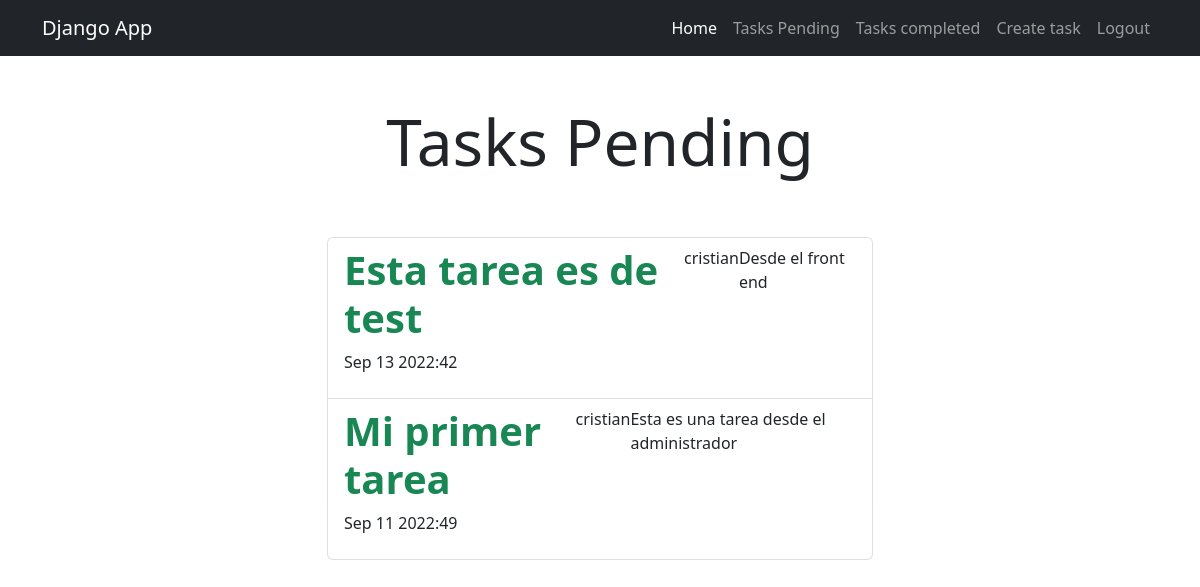
The app's page /tasks_completed/ (signed in) with its own data.
### tasks/models.py (models this page shows, shortened)
class Task(models.Model):
     title = models.CharField(max_length=100)
     description = models.TextField(blank=True)
     created = models.DateTimeField(auto_now_add=True)
     datecompleted = models.DateTimeField(null=True,blank=True)
     important = models.BooleanField(default=False)
     user = models.ForeignKey(User, on_delete=models.CASCADE)

### tasks/views.py (the view)
# urls.py: path('tasks_completed/', views.tasks_comleted,name='tasks_completed'),
@login_required
def tasks_comleted(request):
    tasks = Task.objects.filter(
        user=request.user, datecompleted__isnull=False
    ).order_by("-datecompleted")
    return render(request, "tasks.html", {"tasks": tasks})

### tasks/templates/tasks.html
{% extends 'base.html' %}
{% block content %}
<main class="container">
  <div class="row">
    <div class="col-md-6 offset-md-3">
      <h1 class="text-center display-3 py-5">Tasks Pending</h1>
      <ul class="list-group">
       {% for task in tasks %}
       <a href="{% url 'tasks_detail' task.id %}" class="list-group-item">
        <header class="d-flex justify-content-between">
          {% if task.important %}
           <h1 class="fw-bold text-success">{{ task.title }}</h1>
           {% else %}
           <h1 class="fw-bold">{{ task.title }}</h1>
           {% endif %}
           <p>{{ task.user.username }}</p>
           <p>{{ task.description }}</p>
          </header>
          <p>{{ task.datecompleted|date:'M j Y:i' }}</p>
        </a>
        {% endfor %}
      </ul>
    </div>
  </div>
</main>
{% endblock %}

### records on screen
Task: title "Esta tarea es de test", user.username "cristian", description "Desde el front end", datecompleted "Sep 13 2022:42"
Task: title "Mi primer tarea", user.username "cristian", description "Esta es una tarea desde el administrador", datecompleted "Sep 11 2022:49"
